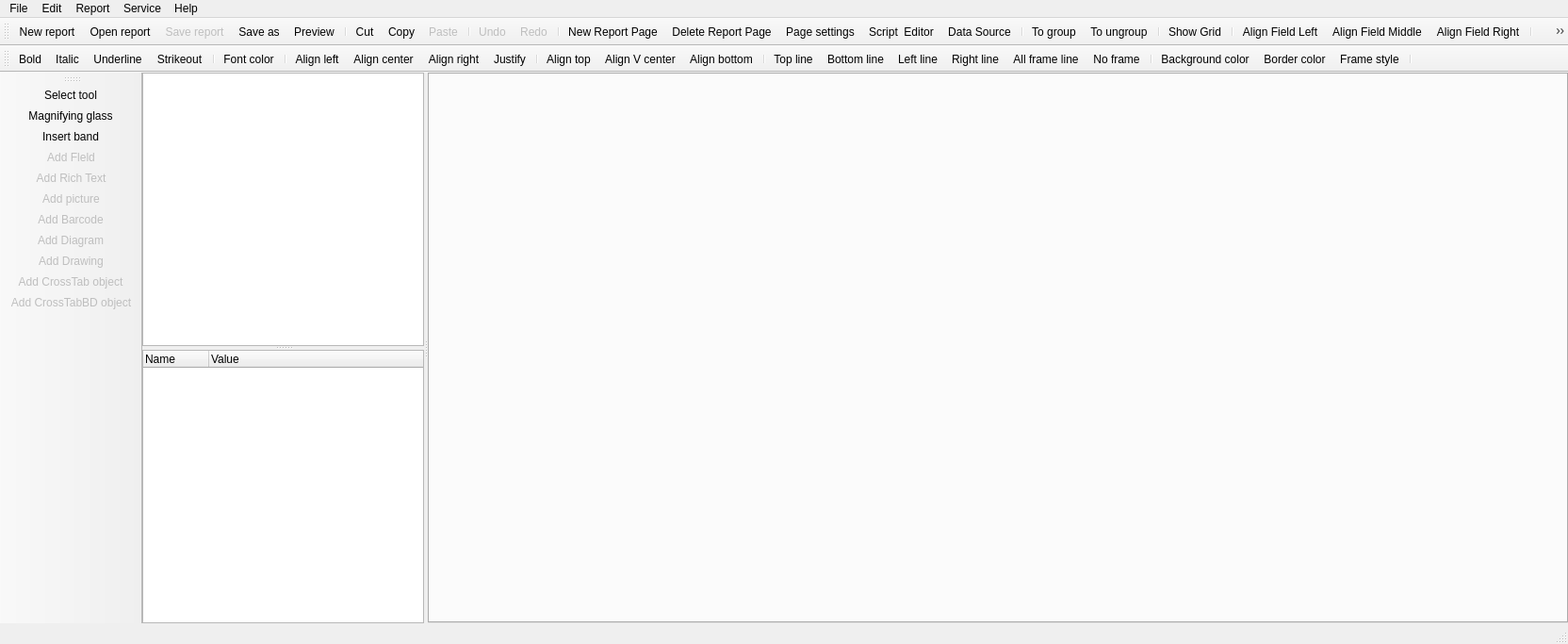
<?xml version="1.0" encoding="UTF-8"?>
<ui version="4.0">
 <class>MainWindow</class>
 <widget class="QMainWindow" name="MainWindow">
  <property name="geometry">
   <rect>
    <x>0</x>
    <y>0</y>
    <width>1664</width>
    <height>683</height>
   </rect>
  </property>
  <property name="windowTitle">
   <string>QtRPT Designer</string>
  </property>
  <property name="windowIcon">
   <iconset>
    <normaloff>../../../Aleksey/Desktop/32.png</normaloff>../../../Aleksey/Desktop/32.png</iconset>
  </property>
  <widget class="QWidget" name="centralWidget">
   <layout class="QHBoxLayout" name="horizontalLayout">
    <property name="spacing">
     <number>0</number>
    </property>
    <property name="leftMargin">
     <number>0</number>
    </property>
    <property name="topMargin">
     <number>0</number>
    </property>
    <property name="rightMargin">
     <number>0</number>
    </property>
    <property name="bottomMargin">
     <number>0</number>
    </property>
    <item>
     <widget class="QSplitter" name="splitter">
      <property name="orientation">
       <enum>Qt::Horizontal</enum>
      </property>
      <widget class="QWidget" name="widget_2" native="true">
       <property name="sizePolicy">
        <sizepolicy hsizetype="Preferred" vsizetype="Minimum">
         <horstretch>0</horstretch>
         <verstretch>0</verstretch>
        </sizepolicy>
       </property>
       <property name="maximumSize">
        <size>
         <width>299</width>
         <height>16777215</height>
        </size>
       </property>
       <property name="baseSize">
        <size>
         <width>0</width>
         <height>0</height>
        </size>
       </property>
       <layout class="QVBoxLayout" name="verticalLayout">
        <property name="spacing">
         <number>0</number>
        </property>
        <property name="leftMargin">
         <number>0</number>
        </property>
        <property name="topMargin">
         <number>0</number>
        </property>
        <property name="rightMargin">
         <number>0</number>
        </property>
        <property name="bottomMargin">
         <number>0</number>
        </property>
        <item>
         <widget class="QSplitter" name="splitter_2">
          <property name="sizePolicy">
           <sizepolicy hsizetype="Preferred" vsizetype="Expanding">
            <horstretch>0</horstretch>
            <verstretch>0</verstretch>
           </sizepolicy>
          </property>
          <property name="baseSize">
           <size>
            <width>0</width>
            <height>0</height>
           </size>
          </property>
          <property name="orientation">
           <enum>Qt::Vertical</enum>
          </property>
          <widget class="QTreeWidget" name="treeWidget">
           <property name="sizePolicy">
            <sizepolicy hsizetype="Preferred" vsizetype="Preferred">
             <horstretch>0</horstretch>
             <verstretch>0</verstretch>
            </sizepolicy>
           </property>
           <property name="baseSize">
            <size>
             <width>0</width>
             <height>0</height>
            </size>
           </property>
           <attribute name="headerVisible">
            <bool>false</bool>
           </attribute>
           <attribute name="headerDefaultSectionSize">
            <number>50</number>
           </attribute>
           <column>
            <property name="text">
             <string notr="true">1</string>
            </property>
           </column>
          </widget>
          <widget class="QTreeWidget" name="treeParams">
           <property name="sizePolicy">
            <sizepolicy hsizetype="Preferred" vsizetype="Preferred">
             <horstretch>0</horstretch>
             <verstretch>0</verstretch>
            </sizepolicy>
           </property>
           <property name="baseSize">
            <size>
             <width>0</width>
             <height>0</height>
            </size>
           </property>
           <property name="editTriggers">
            <set>QAbstractItemView::DoubleClicked|QAbstractItemView::EditKeyPressed</set>
           </property>
           <property name="alternatingRowColors">
            <bool>true</bool>
           </property>
           <property name="selectionMode">
            <enum>QAbstractItemView::SingleSelection</enum>
           </property>
           <property name="indentation">
            <number>15</number>
           </property>
           <property name="expandsOnDoubleClick">
            <bool>false</bool>
           </property>
           <attribute name="headerDefaultSectionSize">
            <number>70</number>
           </attribute>
           <column>
            <property name="text">
             <string>Name</string>
            </property>
           </column>
           <column>
            <property name="text">
             <string>Value</string>
            </property>
           </column>
          </widget>
         </widget>
        </item>
       </layout>
      </widget>
      <widget class="QTabWidget" name="tabWidget"/>
     </widget>
    </item>
   </layout>
  </widget>
  <widget class="QMenuBar" name="menuBar">
   <property name="geometry">
    <rect>
     <x>0</x>
     <y>0</y>
     <width>1664</width>
     <height>22</height>
    </rect>
   </property>
   <widget class="QMenu" name="menuFile">
    <property name="title">
     <string>File</string>
    </property>
    <addaction name="actionNewReport"/>
    <addaction name="actionOpenReport"/>
    <addaction name="actSaveReport"/>
    <addaction name="actSaveAs"/>
    <addaction name="separator"/>
    <addaction name="actNewReportPage"/>
    <addaction name="actDeleteReportPage"/>
    <addaction name="separator"/>
    <addaction name="actionExit"/>
   </widget>
   <widget class="QMenu" name="menuReport">
    <property name="title">
     <string>Report</string>
    </property>
    <addaction name="actPageSettings"/>
   </widget>
   <widget class="QMenu" name="menuEdit">
    <property name="title">
     <string>Edit</string>
    </property>
    <addaction name="actUndo"/>
    <addaction name="actRedo"/>
    <addaction name="separator"/>
    <addaction name="actCut"/>
    <addaction name="actCopy"/>
    <addaction name="actPaste"/>
   </widget>
   <widget class="QMenu" name="menuHelp">
    <property name="title">
     <string>Help</string>
    </property>
    <addaction name="actReadmeQtRPT"/>
    <addaction name="actReadmeQtRptDesigner"/>
    <addaction name="actAbout"/>
   </widget>
   <widget class="QMenu" name="menuService">
    <property name="title">
     <string>Service</string>
    </property>
    <addaction name="actSettings"/>
   </widget>
   <addaction name="menuFile"/>
   <addaction name="menuEdit"/>
   <addaction name="menuReport"/>
   <addaction name="menuService"/>
   <addaction name="menuHelp"/>
  </widget>
  <widget class="QToolBar" name="mainToolBar">
   <attribute name="toolBarArea">
    <enum>TopToolBarArea</enum>
   </attribute>
   <attribute name="toolBarBreak">
    <bool>false</bool>
   </attribute>
   <addaction name="actionNewReport"/>
   <addaction name="actionOpenReport"/>
   <addaction name="actSaveReport"/>
   <addaction name="actSaveAs"/>
   <addaction name="actPreview"/>
   <addaction name="separator"/>
   <addaction name="actCut"/>
   <addaction name="actCopy"/>
   <addaction name="actPaste"/>
   <addaction name="separator"/>
   <addaction name="actUndo"/>
   <addaction name="actRedo"/>
   <addaction name="separator"/>
   <addaction name="actNewReportPage"/>
   <addaction name="actDeleteReportPage"/>
   <addaction name="actPageSettings"/>
   <addaction name="actScriptEditing"/>
   <addaction name="actDataSource"/>
   <addaction name="separator"/>
   <addaction name="actGroup"/>
   <addaction name="actUngroup"/>
   <addaction name="separator"/>
   <addaction name="actShowGrid"/>
   <addaction name="separator"/>
   <addaction name="actFieldLeft"/>
   <addaction name="actFieldMiddle"/>
   <addaction name="actFieldRight"/>
   <addaction name="separator"/>
   <addaction name="actFieldTop"/>
   <addaction name="actFieldCenter"/>
   <addaction name="actFieldBottom"/>
   <addaction name="separator"/>
   <addaction name="actFieldSameWidth"/>
   <addaction name="actFieldSameHeight"/>
   <addaction name="separator"/>
  </widget>
  <widget class="QStatusBar" name="statusBar"/>
  <widget class="QToolBar" name="toolBar">
   <property name="windowTitle">
    <string>toolBar</string>
   </property>
   <attribute name="toolBarArea">
    <enum>TopToolBarArea</enum>
   </attribute>
   <attribute name="toolBarBreak">
    <bool>true</bool>
   </attribute>
   <addaction name="actionBold"/>
   <addaction name="actionItalic"/>
   <addaction name="actionUnderline"/>
   <addaction name="actionStrikeout"/>
   <addaction name="separator"/>
   <addaction name="actFontColor"/>
   <addaction name="separator"/>
   <addaction name="actAlignLeft"/>
   <addaction name="actAlignCenter"/>
   <addaction name="actAlignRight"/>
   <addaction name="actAlignJustify"/>
   <addaction name="separator"/>
   <addaction name="actAlignTop"/>
   <addaction name="actAlignVCenter"/>
   <addaction name="actAlignBottom"/>
   <addaction name="separator"/>
   <addaction name="actLineTop"/>
   <addaction name="actLineBottom"/>
   <addaction name="actLineLeft"/>
   <addaction name="actLineRight"/>
   <addaction name="actLineAll"/>
   <addaction name="actLineNo"/>
   <addaction name="separator"/>
   <addaction name="actBackgroundColor"/>
   <addaction name="actBorderColor"/>
   <addaction name="actFrameStyle"/>
   <addaction name="separator"/>
  </widget>
  <widget class="QToolBar" name="toolBar_3">
   <property name="windowTitle">
    <string>toolBar_3</string>
   </property>
   <attribute name="toolBarArea">
    <enum>LeftToolBarArea</enum>
   </attribute>
   <attribute name="toolBarBreak">
    <bool>false</bool>
   </attribute>
   <addaction name="actSelect_tool"/>
   <addaction name="actMagnifying"/>
   <addaction name="actionInsert_band"/>
   <addaction name="actAddField"/>
   <addaction name="actAddRichText"/>
   <addaction name="actAddPicture"/>
   <addaction name="actAddBarcode"/>
   <addaction name="actAddDiagram"/>
   <addaction name="actAddDrawing"/>
   <addaction name="actAddCrossTab"/>
   <addaction name="actAddCrossTabBD"/>
  </widget>
  <action name="actionExit">
   <property name="text">
    <string>Exit</string>
   </property>
   <property name="toolTip">
    <string>Exit</string>
   </property>
  </action>
  <action name="actPageSettings">
   <property name="icon">
    <iconset resource="images.qrc">
     <normaloff>:/new/prefix1/images/pageSetting.png</normaloff>:/new/prefix1/images/pageSetting.png</iconset>
   </property>
   <property name="text">
    <string>Page settings</string>
   </property>
  </action>
  <action name="actSelect_tool">
   <property name="checkable">
    <bool>true</bool>
   </property>
   <property name="icon">
    <iconset resource="images.qrc">
     <normaloff>:/new/prefix1/images/80-1.png</normaloff>:/new/prefix1/images/80-1.png</iconset>
   </property>
   <property name="text">
    <string>Select tool</string>
   </property>
   <property name="toolTip">
    <string>Select tool</string>
   </property>
  </action>
  <action name="actAlignLeft">
   <property name="checkable">
    <bool>true</bool>
   </property>
   <property name="icon">
    <iconset resource="images.qrc">
     <normaloff>:/new/prefix1/images/textleft.png</normaloff>:/new/prefix1/images/textleft.png</iconset>
   </property>
   <property name="text">
    <string>Align left</string>
   </property>
   <property name="toolTip">
    <string>Align left</string>
   </property>
  </action>
  <action name="actAlignCenter">
   <property name="checkable">
    <bool>true</bool>
   </property>
   <property name="icon">
    <iconset resource="images.qrc">
     <normaloff>:/new/prefix1/images/textcenter.png</normaloff>:/new/prefix1/images/textcenter.png</iconset>
   </property>
   <property name="text">
    <string>Align center</string>
   </property>
   <property name="toolTip">
    <string>Align center</string>
   </property>
  </action>
  <action name="actAlignRight">
   <property name="checkable">
    <bool>true</bool>
   </property>
   <property name="icon">
    <iconset resource="images.qrc">
     <normaloff>:/new/prefix1/images/textright.png</normaloff>:/new/prefix1/images/textright.png</iconset>
   </property>
   <property name="text">
    <string>Align right</string>
   </property>
   <property name="toolTip">
    <string>Align right</string>
   </property>
  </action>
  <action name="actAlignJustify">
   <property name="checkable">
    <bool>true</bool>
   </property>
   <property name="icon">
    <iconset resource="images.qrc">
     <normaloff>:/new/prefix1/images/textjustify.png</normaloff>:/new/prefix1/images/textjustify.png</iconset>
   </property>
   <property name="text">
    <string>Justify</string>
   </property>
   <property name="toolTip">
    <string>Justify</string>
   </property>
  </action>
  <action name="actionBold">
   <property name="checkable">
    <bool>true</bool>
   </property>
   <property name="icon">
    <iconset resource="images.qrc">
     <normaloff>:/new/prefix1/images/textbold.png</normaloff>:/new/prefix1/images/textbold.png</iconset>
   </property>
   <property name="text">
    <string>Bold</string>
   </property>
   <property name="toolTip">
    <string>Bold</string>
   </property>
  </action>
  <action name="actionItalic">
   <property name="checkable">
    <bool>true</bool>
   </property>
   <property name="icon">
    <iconset resource="images.qrc">
     <normaloff>:/new/prefix1/images/textitalic.png</normaloff>:/new/prefix1/images/textitalic.png</iconset>
   </property>
   <property name="text">
    <string>Italic</string>
   </property>
   <property name="toolTip">
    <string>Italic</string>
   </property>
  </action>
  <action name="actionUnderline">
   <property name="checkable">
    <bool>true</bool>
   </property>
   <property name="icon">
    <iconset resource="images.qrc">
     <normaloff>:/new/prefix1/images/textunder.png</normaloff>:/new/prefix1/images/textunder.png</iconset>
   </property>
   <property name="text">
    <string>Underline</string>
   </property>
   <property name="toolTip">
    <string>Underline</string>
   </property>
  </action>
  <action name="actLineTop">
   <property name="checkable">
    <bool>true</bool>
   </property>
   <property name="icon">
    <iconset resource="images.qrc">
     <normaloff>:/new/prefix1/images/82-6.png</normaloff>:/new/prefix1/images/82-6.png</iconset>
   </property>
   <property name="text">
    <string>Top line</string>
   </property>
   <property name="toolTip">
    <string>Top line</string>
   </property>
  </action>
  <action name="actLineBottom">
   <property name="checkable">
    <bool>true</bool>
   </property>
   <property name="icon">
    <iconset resource="images.qrc">
     <normaloff>:/new/prefix1/images/82-7.png</normaloff>:/new/prefix1/images/82-7.png</iconset>
   </property>
   <property name="text">
    <string>Bottom line</string>
   </property>
   <property name="toolTip">
    <string>Bottom line</string>
   </property>
  </action>
  <action name="actLineLeft">
   <property name="checkable">
    <bool>true</bool>
   </property>
   <property name="icon">
    <iconset resource="images.qrc">
     <normaloff>:/new/prefix1/images/82-4.png</normaloff>:/new/prefix1/images/82-4.png</iconset>
   </property>
   <property name="text">
    <string>Left line</string>
   </property>
   <property name="toolTip">
    <string>Left line</string>
   </property>
  </action>
  <action name="actLineRight">
   <property name="checkable">
    <bool>true</bool>
   </property>
   <property name="icon">
    <iconset resource="images.qrc">
     <normaloff>:/new/prefix1/images/82-5.png</normaloff>:/new/prefix1/images/82-5.png</iconset>
   </property>
   <property name="text">
    <string>Right line</string>
   </property>
   <property name="toolTip">
    <string>Right line</string>
   </property>
  </action>
  <action name="actLineAll">
   <property name="checkable">
    <bool>true</bool>
   </property>
   <property name="icon">
    <iconset resource="images.qrc">
     <normaloff>:/new/prefix1/images/82-2.png</normaloff>:/new/prefix1/images/82-2.png</iconset>
   </property>
   <property name="text">
    <string>All frame line</string>
   </property>
   <property name="toolTip">
    <string>All frame line</string>
   </property>
  </action>
  <action name="actLineNo">
   <property name="checkable">
    <bool>true</bool>
   </property>
   <property name="icon">
    <iconset resource="images.qrc">
     <normaloff>:/new/prefix1/images/82-1.png</normaloff>:/new/prefix1/images/82-1.png</iconset>
   </property>
   <property name="text">
    <string>No frame</string>
   </property>
   <property name="toolTip">
    <string>No frame</string>
   </property>
  </action>
  <action name="actionInsert_band">
   <property name="checkable">
    <bool>true</bool>
   </property>
   <property name="icon">
    <iconset resource="images.qrc">
     <normaloff>:/new/prefix1/images/band.png</normaloff>:/new/prefix1/images/band.png</iconset>
   </property>
   <property name="text">
    <string>Insert band</string>
   </property>
   <property name="toolTip">
    <string>Insert band</string>
   </property>
  </action>
  <action name="actAddField">
   <property name="checkable">
    <bool>true</bool>
   </property>
   <property name="enabled">
    <bool>false</bool>
   </property>
   <property name="icon">
    <iconset resource="images.qrc">
     <normaloff>:/new/prefix1/images/field.png</normaloff>:/new/prefix1/images/field.png</iconset>
   </property>
   <property name="text">
    <string>Add Fleld</string>
   </property>
   <property name="toolTip">
    <string>Add field</string>
   </property>
  </action>
  <action name="actionNewReport">
   <property name="icon">
    <iconset resource="images.qrc">
     <normaloff>:/new/prefix1/images/new.png</normaloff>:/new/prefix1/images/new.png</iconset>
   </property>
   <property name="text">
    <string>New report</string>
   </property>
   <property name="toolTip">
    <string>New report</string>
   </property>
  </action>
  <action name="actionOpenReport">
   <property name="icon">
    <iconset resource="images.qrc">
     <normaloff>:/new/prefix1/images/open.png</normaloff>:/new/prefix1/images/open.png</iconset>
   </property>
   <property name="text">
    <string>Open report</string>
   </property>
   <property name="toolTip">
    <string>Open report</string>
   </property>
   <property name="shortcut">
    <string>Ctrl+O</string>
   </property>
  </action>
  <action name="actSaveReport">
   <property name="enabled">
    <bool>false</bool>
   </property>
   <property name="icon">
    <iconset resource="images.qrc">
     <normaloff>:/new/prefix1/images/save.png</normaloff>:/new/prefix1/images/save.png</iconset>
   </property>
   <property name="text">
    <string>Save report</string>
   </property>
   <property name="toolTip">
    <string>Save report</string>
   </property>
   <property name="shortcut">
    <string>Ctrl+S</string>
   </property>
  </action>
  <action name="actAlignTop">
   <property name="checkable">
    <bool>true</bool>
   </property>
   <property name="icon">
    <iconset resource="images.qrc">
     <normaloff>:/new/prefix1/images/texttop.png</normaloff>:/new/prefix1/images/texttop.png</iconset>
   </property>
   <property name="text">
    <string>Align top</string>
   </property>
   <property name="toolTip">
    <string>Align top</string>
   </property>
  </action>
  <action name="actAlignVCenter">
   <property name="checkable">
    <bool>true</bool>
   </property>
   <property name="icon">
    <iconset resource="images.qrc">
     <normaloff>:/new/prefix1/images/textVcenter.png</normaloff>:/new/prefix1/images/textVcenter.png</iconset>
   </property>
   <property name="text">
    <string>Align V center</string>
   </property>
   <property name="toolTip">
    <string>Align V center</string>
   </property>
  </action>
  <action name="actAlignBottom">
   <property name="checkable">
    <bool>true</bool>
   </property>
   <property name="icon">
    <iconset resource="images.qrc">
     <normaloff>:/new/prefix1/images/textbottom.png</normaloff>:/new/prefix1/images/textbottom.png</iconset>
   </property>
   <property name="text">
    <string>Align bottom</string>
   </property>
   <property name="toolTip">
    <string>Align bottom</string>
   </property>
  </action>
  <action name="actCopy">
   <property name="icon">
    <iconset resource="images.qrc">
     <normaloff>:/new/prefix1/images/copy.png</normaloff>:/new/prefix1/images/copy.png</iconset>
   </property>
   <property name="text">
    <string>Copy</string>
   </property>
   <property name="toolTip">
    <string>Copy</string>
   </property>
   <property name="shortcut">
    <string>Ctrl+C</string>
   </property>
  </action>
  <action name="actCut">
   <property name="icon">
    <iconset resource="images.qrc">
     <normaloff>:/new/prefix1/images/cut.png</normaloff>:/new/prefix1/images/cut.png</iconset>
   </property>
   <property name="text">
    <string>Cut</string>
   </property>
   <property name="toolTip">
    <string>Cut</string>
   </property>
   <property name="shortcut">
    <string>Ctrl+X</string>
   </property>
  </action>
  <action name="actPaste">
   <property name="enabled">
    <bool>false</bool>
   </property>
   <property name="icon">
    <iconset resource="images.qrc">
     <normaloff>:/new/prefix1/images/paste.png</normaloff>:/new/prefix1/images/paste.png</iconset>
   </property>
   <property name="text">
    <string>Paste</string>
   </property>
   <property name="toolTip">
    <string>Paste</string>
   </property>
   <property name="shortcut">
    <string>Ctrl+V</string>
   </property>
  </action>
  <action name="actSaveAs">
   <property name="icon">
    <iconset resource="images.qrc">
     <normaloff>:/new/prefix1/images/saveAll.png</normaloff>:/new/prefix1/images/saveAll.png</iconset>
   </property>
   <property name="text">
    <string>Save as</string>
   </property>
   <property name="toolTip">
    <string>Save as</string>
   </property>
  </action>
  <action name="actFontColor">
   <property name="icon">
    <iconset resource="images.qrc">
     <normaloff>:/new/prefix1/images/fontColor.png</normaloff>:/new/prefix1/images/fontColor.png</iconset>
   </property>
   <property name="text">
    <string>Font color</string>
   </property>
   <property name="toolTip">
    <string>Font color</string>
   </property>
  </action>
  <action name="actBackgroundColor">
   <property name="icon">
    <iconset resource="images.qrc">
     <normaloff>:/new/prefix1/images/backgroundColor.png</normaloff>:/new/prefix1/images/backgroundColor.png</iconset>
   </property>
   <property name="text">
    <string>Background color</string>
   </property>
   <property name="toolTip">
    <string>Background color</string>
   </property>
  </action>
  <action name="actBorderColor">
   <property name="icon">
    <iconset resource="images.qrc">
     <normaloff>:/new/prefix1/images/borderColor.png</normaloff>:/new/prefix1/images/borderColor.png</iconset>
   </property>
   <property name="text">
    <string>Border color</string>
   </property>
   <property name="toolTip">
    <string>Border color</string>
   </property>
  </action>
  <action name="actAbout">
   <property name="icon">
    <iconset resource="images.qrc">
     <normaloff>:/new/prefix1/images/Logo128.png</normaloff>:/new/prefix1/images/Logo128.png</iconset>
   </property>
   <property name="text">
    <string>About QtRptDesigner</string>
   </property>
  </action>
  <action name="actShowGrid">
   <property name="checkable">
    <bool>true</bool>
   </property>
   <property name="icon">
    <iconset resource="images.qrc">
     <normaloff>:/new/prefix1/images/grid.png</normaloff>:/new/prefix1/images/grid.png</iconset>
   </property>
   <property name="text">
    <string>Show Grid</string>
   </property>
   <property name="toolTip">
    <string>Show/Hide grid</string>
   </property>
  </action>
  <action name="actAddPicture">
   <property name="checkable">
    <bool>true</bool>
   </property>
   <property name="enabled">
    <bool>false</bool>
   </property>
   <property name="icon">
    <iconset resource="images.qrc">
     <normaloff>:/new/prefix1/images/picture.png</normaloff>:/new/prefix1/images/picture.png</iconset>
   </property>
   <property name="text">
    <string>Add picture</string>
   </property>
  </action>
  <action name="actFrameStyle">
   <property name="icon">
    <iconset resource="images.qrc">
     <normaloff>:/new/prefix1/images/frameStyle.png</normaloff>:/new/prefix1/images/frameStyle.png</iconset>
   </property>
   <property name="text">
    <string>Frame style</string>
   </property>
   <property name="toolTip">
    <string>Frame style</string>
   </property>
  </action>
  <action name="actNewReportPage">
   <property name="icon">
    <iconset resource="images.qrc">
     <normaloff>:/new/prefix1/images/newPageReport.png</normaloff>:/new/prefix1/images/newPageReport.png</iconset>
   </property>
   <property name="text">
    <string>New Report Page</string>
   </property>
   <property name="toolTip">
    <string>New Report Page</string>
   </property>
  </action>
  <action name="actDeleteReportPage">
   <property name="icon">
    <iconset resource="images.qrc">
     <normaloff>:/new/prefix1/images/deletePage.png</normaloff>:/new/prefix1/images/deletePage.png</iconset>
   </property>
   <property name="text">
    <string>Delete Report Page</string>
   </property>
   <property name="toolTip">
    <string>Delete Report Page</string>
   </property>
  </action>
  <action name="actFieldLeft">
   <property name="icon">
    <iconset resource="images.qrc">
     <normaloff>:/new/prefix1/images/fieldLeft.png</normaloff>:/new/prefix1/images/fieldLeft.png</iconset>
   </property>
   <property name="text">
    <string>Align Field Left</string>
   </property>
   <property name="toolTip">
    <string>Align Field Left</string>
   </property>
  </action>
  <action name="actFieldMiddle">
   <property name="icon">
    <iconset resource="images.qrc">
     <normaloff>:/new/prefix1/images/fieldMiddle.png</normaloff>:/new/prefix1/images/fieldMiddle.png</iconset>
   </property>
   <property name="text">
    <string>Align Field Middle</string>
   </property>
   <property name="toolTip">
    <string>Align Field Middle</string>
   </property>
  </action>
  <action name="actFieldRight">
   <property name="icon">
    <iconset resource="images.qrc">
     <normaloff>:/new/prefix1/images/fieldRight.png</normaloff>:/new/prefix1/images/fieldRight.png</iconset>
   </property>
   <property name="text">
    <string>Align Field Right</string>
   </property>
   <property name="toolTip">
    <string>Align Field Right</string>
   </property>
  </action>
  <action name="actFieldTop">
   <property name="icon">
    <iconset resource="images.qrc">
     <normaloff>:/new/prefix1/images/fieldTop.png</normaloff>:/new/prefix1/images/fieldTop.png</iconset>
   </property>
   <property name="text">
    <string>Align Field Top</string>
   </property>
   <property name="toolTip">
    <string>Align Field Top</string>
   </property>
  </action>
  <action name="actFieldCenter">
   <property name="icon">
    <iconset resource="images.qrc">
     <normaloff>:/new/prefix1/images/fieldCenter.png</normaloff>:/new/prefix1/images/fieldCenter.png</iconset>
   </property>
   <property name="text">
    <string>Align Field Center</string>
   </property>
   <property name="toolTip">
    <string>Align Field Center</string>
   </property>
  </action>
  <action name="actFieldBottom">
   <property name="icon">
    <iconset resource="images.qrc">
     <normaloff>:/new/prefix1/images/fieldBottom.png</normaloff>:/new/prefix1/images/fieldBottom.png</iconset>
   </property>
   <property name="text">
    <string>Align Field Bottom</string>
   </property>
   <property name="toolTip">
    <string>Align Field Bottom</string>
   </property>
  </action>
  <action name="actFieldSameWidth">
   <property name="icon">
    <iconset resource="images.qrc">
     <normaloff>:/new/prefix1/images/fieldSameWidth.png</normaloff>:/new/prefix1/images/fieldSameWidth.png</iconset>
   </property>
   <property name="text">
    <string>Field Same Width</string>
   </property>
   <property name="toolTip">
    <string>Field Same Width</string>
   </property>
  </action>
  <action name="actFieldSameHeight">
   <property name="icon">
    <iconset resource="images.qrc">
     <normaloff>:/new/prefix1/images/fieldSameHeight.png</normaloff>:/new/prefix1/images/fieldSameHeight.png</iconset>
   </property>
   <property name="text">
    <string>Field Same Height</string>
   </property>
   <property name="toolTip">
    <string>Field Same Height</string>
   </property>
  </action>
  <action name="actSettings">
   <property name="icon">
    <iconset resource="images.qrc">
     <normaloff>:/new/prefix1/images/setting.png</normaloff>:/new/prefix1/images/setting.png</iconset>
   </property>
   <property name="text">
    <string>Settings</string>
   </property>
   <property name="toolTip">
    <string>Settings</string>
   </property>
  </action>
  <action name="actMagnifying">
   <property name="checkable">
    <bool>true</bool>
   </property>
   <property name="icon">
    <iconset resource="images.qrc">
     <normaloff>:/new/prefix1/images/maginfier.png</normaloff>:/new/prefix1/images/maginfier.png</iconset>
   </property>
   <property name="text">
    <string>Magnifying glass</string>
   </property>
   <property name="toolTip">
    <string>Magnifying glass</string>
   </property>
  </action>
  <action name="actionStrikeout">
   <property name="checkable">
    <bool>true</bool>
   </property>
   <property name="icon">
    <iconset resource="images.qrc">
     <normaloff>:/new/prefix1/images/textstrikeout.png</normaloff>:/new/prefix1/images/textstrikeout.png</iconset>
   </property>
   <property name="text">
    <string>Strikeout</string>
   </property>
   <property name="toolTip">
    <string>Strikeout</string>
   </property>
  </action>
  <action name="actGroupProperty">
   <property name="icon">
    <iconset resource="images.qrc">
     <normaloff>:/new/prefix1/images/dataGrouping.png</normaloff>:/new/prefix1/images/dataGrouping.png</iconset>
   </property>
   <property name="text">
    <string>Group property</string>
   </property>
   <property name="toolTip">
    <string>Group property</string>
   </property>
  </action>
  <action name="actAddDiagram">
   <property name="checkable">
    <bool>true</bool>
   </property>
   <property name="enabled">
    <bool>false</bool>
   </property>
   <property name="icon">
    <iconset resource="images.qrc">
     <normaloff>:/new/prefix1/images/diagram.png</normaloff>:/new/prefix1/images/diagram.png</iconset>
   </property>
   <property name="text">
    <string>Add Diagram</string>
   </property>
   <property name="toolTip">
    <string>Add Diagram</string>
   </property>
  </action>
  <action name="actAddDrawing">
   <property name="checkable">
    <bool>true</bool>
   </property>
   <property name="enabled">
    <bool>false</bool>
   </property>
   <property name="icon">
    <iconset resource="images.qrc">
     <normaloff>:/new/prefix1/images/drawing.png</normaloff>:/new/prefix1/images/drawing.png</iconset>
   </property>
   <property name="text">
    <string>Add Drawing</string>
   </property>
   <property name="toolTip">
    <string>Add Drawing</string>
   </property>
  </action>
  <action name="actPreview">
   <property name="enabled">
    <bool>true</bool>
   </property>
   <property name="icon">
    <iconset resource="images.qrc">
     <normaloff>:/new/prefix1/images/preview.png</normaloff>:/new/prefix1/images/preview.png</iconset>
   </property>
   <property name="text">
    <string>Preview</string>
   </property>
   <property name="toolTip">
    <string>Preview</string>
   </property>
  </action>
  <action name="actDataSource">
   <property name="checkable">
    <bool>true</bool>
   </property>
   <property name="icon">
    <iconset resource="images.qrc">
     <normaloff>:/new/prefix1/images/data.png</normaloff>:/new/prefix1/images/data.png</iconset>
   </property>
   <property name="text">
    <string>Data Source</string>
   </property>
   <property name="toolTip">
    <string>Data Source</string>
   </property>
  </action>
  <action name="actUndo">
   <property name="enabled">
    <bool>false</bool>
   </property>
   <property name="icon">
    <iconset resource="images.qrc">
     <normaloff>:/new/prefix1/images/undo.png</normaloff>:/new/prefix1/images/undo.png</iconset>
   </property>
   <property name="text">
    <string>Undo</string>
   </property>
   <property name="toolTip">
    <string>Undo</string>
   </property>
   <property name="shortcut">
    <string>Ctrl+Z</string>
   </property>
  </action>
  <action name="actRedo">
   <property name="enabled">
    <bool>false</bool>
   </property>
   <property name="icon">
    <iconset resource="images.qrc">
     <normaloff>:/new/prefix1/images/redo.png</normaloff>:/new/prefix1/images/redo.png</iconset>
   </property>
   <property name="text">
    <string>Redo</string>
   </property>
   <property name="toolTip">
    <string>Redo</string>
   </property>
   <property name="shortcut">
    <string>Ctrl+Y</string>
   </property>
  </action>
  <action name="actAddBarcode">
   <property name="checkable">
    <bool>true</bool>
   </property>
   <property name="enabled">
    <bool>false</bool>
   </property>
   <property name="icon">
    <iconset resource="images.qrc">
     <normaloff>:/new/prefix1/images/barcode.png</normaloff>:/new/prefix1/images/barcode.png</iconset>
   </property>
   <property name="text">
    <string>Add Barcode</string>
   </property>
   <property name="toolTip">
    <string>Add Barcode</string>
   </property>
  </action>
  <action name="actReadmeQtRPT">
   <property name="icon">
    <iconset resource="images.qrc">
     <normaloff>:/new/prefix1/images/readme.png</normaloff>:/new/prefix1/images/readme.png</iconset>
   </property>
   <property name="text">
    <string>Readme QtRPT</string>
   </property>
   <property name="toolTip">
    <string>Readme</string>
   </property>
  </action>
  <action name="actAddRichText">
   <property name="checkable">
    <bool>true</bool>
   </property>
   <property name="enabled">
    <bool>false</bool>
   </property>
   <property name="icon">
    <iconset resource="images.qrc">
     <normaloff>:/new/prefix1/images/richText.png</normaloff>:/new/prefix1/images/richText.png</iconset>
   </property>
   <property name="text">
    <string>Add Rich Text</string>
   </property>
   <property name="toolTip">
    <string>Add Rich Text</string>
   </property>
  </action>
  <action name="actGroup">
   <property name="icon">
    <iconset resource="images.qrc">
     <normaloff>:/new/prefix1/images/group.png</normaloff>:/new/prefix1/images/group.png</iconset>
   </property>
   <property name="text">
    <string>To group</string>
   </property>
   <property name="toolTip">
    <string>To group</string>
   </property>
  </action>
  <action name="actUngroup">
   <property name="icon">
    <iconset resource="images.qrc">
     <normaloff>:/new/prefix1/images/ungroup.png</normaloff>:/new/prefix1/images/ungroup.png</iconset>
   </property>
   <property name="text">
    <string>To ungroup</string>
   </property>
   <property name="toolTip">
    <string>To ungroup</string>
   </property>
  </action>
  <action name="actAddCrossTab">
   <property name="checkable">
    <bool>true</bool>
   </property>
   <property name="enabled">
    <bool>false</bool>
   </property>
   <property name="icon">
    <iconset resource="images.qrc">
     <normaloff>:/new/prefix1/images/crossTab.png</normaloff>:/new/prefix1/images/crossTab.png</iconset>
   </property>
   <property name="text">
    <string>Add CrossTab object</string>
   </property>
   <property name="toolTip">
    <string>Add CrossTab object</string>
   </property>
  </action>
  <action name="actAddCrossTabBD">
   <property name="checkable">
    <bool>true</bool>
   </property>
   <property name="enabled">
    <bool>false</bool>
   </property>
   <property name="icon">
    <iconset resource="images.qrc">
     <normaloff>:/new/prefix1/images/crossTabBD.png</normaloff>:/new/prefix1/images/crossTabBD.png</iconset>
   </property>
   <property name="text">
    <string>Add CrossTabBD object</string>
   </property>
   <property name="toolTip">
    <string>Add CrossTabBD object</string>
   </property>
  </action>
  <action name="actReadmeQtRptDesigner">
   <property name="icon">
    <iconset resource="images.qrc">
     <normaloff>:/new/prefix1/images/readme.png</normaloff>:/new/prefix1/images/readme.png</iconset>
   </property>
   <property name="text">
    <string>Readme QtRptDesigner</string>
   </property>
  </action>
  <action name="actScriptEditing">
   <property name="checkable">
    <bool>true</bool>
   </property>
   <property name="icon">
    <iconset resource="images.qrc">
     <normaloff>:/new/prefix1/images/script.png</normaloff>:/new/prefix1/images/script.png</iconset>
   </property>
   <property name="text">
    <string>Script  Editor</string>
   </property>
   <property name="toolTip">
    <string>Script Editor</string>
   </property>
  </action>
 </widget>
 <layoutdefault spacing="6" margin="11"/>
 <resources>
  <include location="images.qrc"/>
 </resources>
 <connections/>
</ui>
